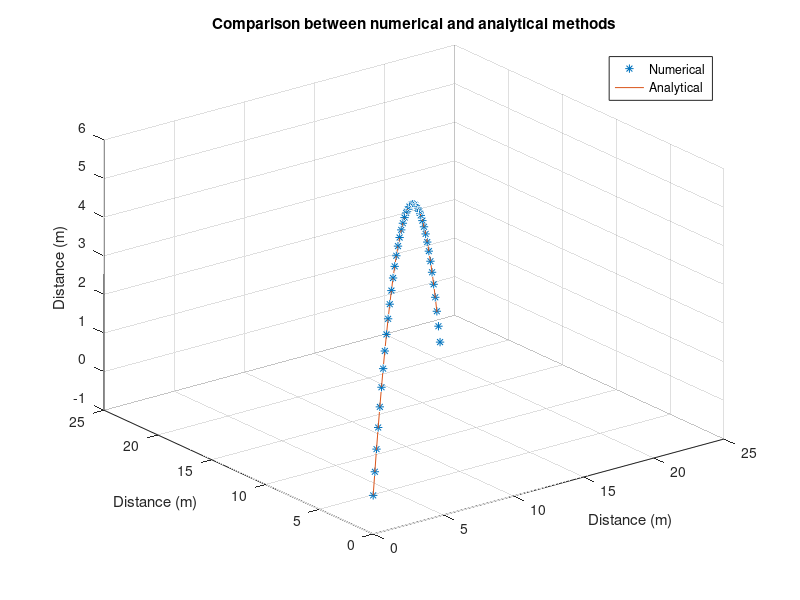

This chart was generated by the following MATLAB code:
clear all; close all;
%-------------- 3D Parabolic Shot---------------------------------
t0= 0; tf=5.1; N=100; v0x=10; v0y=10; v0z=v0x; g=9.81; c=0.04; m=2;
dt= (tf-t0)/N; t(1)=t0; x(1)=0; y(1)=0; z(1)=0;
dx= @(t,x) v0x*exp(-(c/m)*t);
dy= @(t,y) v0y*exp(-(c/m)*t);
dz= @(t,z) -m*g/c + (m*g/c + v0z)*exp(-(c/m)*t);
for n=1:N
  t(n+1)=t(n)+dt;
  xnew=x(n)+dt*dx(t(n),x(n));
  x(n+1)= x(n) + (dt/2)*((dx(t(n),x(n)))+dx(t(n+1),xnew));
  ynew=y(n)+dt*dy(t(n),y(n));
  y(n+1)= y(n) + (dt/2)*((dy(t(n),y(n)))+dy(t(n+1),ynew));
  znew=z(n)+dt*dz(t(n),z(n));
  z(n+1)= z(n) + (dt/2)*((dz(t(n),z(n)))+dz(t(n+1),znew));
  if z(n)<0;
    T=t(n);
    break
  endif
end

t1=t0:0.05:T;
xt=(m/c)*v0x*(1-exp(-(c/m)*t1));
yt=(m/c)*v0y*(1-exp(-(c/m)*t1));
zt=(m/c)*(m*g/c + v0z)*(1-exp(-(c/m)*t1))-(m*g/c)*t1;
figure(1); clf;
plot3(x,y,z,'*',xt,yt,zt,'-'); grid on;
title('Comparison between numerical and analytical methods'); legend('Numerical','Analytical')
xlabel('Distance (m)'); ylabel('Distance (m)'); zlabel('Distance (m)'); 